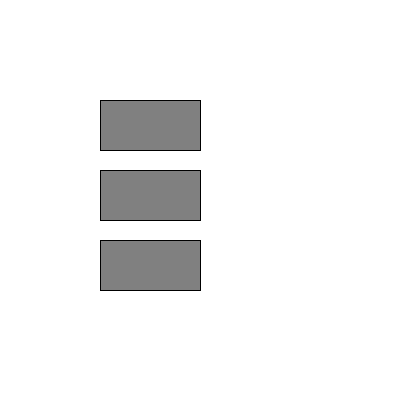
Frame 1 (no input)
Frame 60 (the mouse pressed at the canvas centre just before this capture): identical to frame 1, image omitted
Frame 120 (the mouse held since frame 60 and released just before this capture): identical to frame 1, image omitted

The Processing sketch that drew this single still picture (run headless with seeded random() and noise(); from frame 60 on, the mouse is pressed at the canvas centre):

// Processing sketch: Tutorial_2_Q1
// ── Tutorial_2_Q1.pde
void setup() {
  size(400, 400);
}


// Button properties
int button1X = 100, button1Y = 100, buttonWidth = 100, buttonHeight = 50;
int button2X = 100, button2Y = 170;
int button3X = 100, button3Y = 240;

// Button colors
color gray = color(128);
color button1Color = gray;
color button2Color = gray;
color button3Color = gray;

void draw() {
  background(255);
  
  // Draw buttons
  fill(button1Color);
  rect(button1X, button1Y, buttonWidth, buttonHeight);
  
  fill(button2Color);
  rect(button2X, button2Y, buttonWidth, buttonHeight);
  
  fill(button3Color);
  rect(button3X, button3Y, buttonWidth, buttonHeight);
  
  // Check mouse position
  checkButtonHover();
}

void checkButtonHover() {
  // Reset all buttons to gray
  button1Color = gray;
  button2Color = gray;
  button3Color = gray;
  
  // Check which button the mouse is over
  if (mouseX > button1X && mouseX < button1X + buttonWidth &&
      mouseY > button1Y && mouseY < button1Y + buttonHeight) {
    button1Color = color(255, 0, 0); // Red
  }
  else if (mouseX > button2X && mouseX < button2X + buttonWidth &&
           mouseY > button2Y && mouseY < button2Y + buttonHeight) {
    button2Color = color(0, 255, 0); // Green
  }
  else if (mouseX > button3X && mouseX < button3X + buttonWidth &&
           mouseY > button3Y && mouseY < button3Y + buttonHeight) {
    button3Color = color(0, 0, 255); // Blue
  }
}
